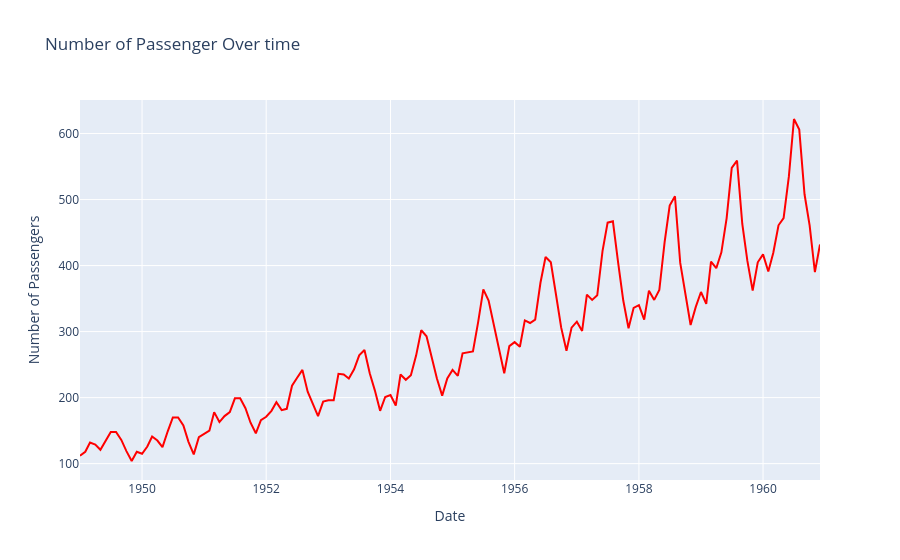

Source (notebook cell):
### Code cell
# plot the data using sns
sns.set(rc={"figure.figsize": (15, 5)})
sns.lineplot(data = df, x='Date', y='Number of Passengers')
plt.xlabel("Date")
plt.ylabel("Number of Passengers")
plt.title("Number of Passengers over a time")

# rotate the x-axis ticks
plt.xticks(rotation=120, fontsize=8)

# make the same plot using plotly
import plotly.express as px
fig = px.line(df, x='Date', y='Number of Passengers', title='Number of Passenger Over time')
fig.update_traces(line_color='red')
fig.show()

### Figure 1 — Plotly figure (JSON) as saved in the notebook; plotly's stock layout.template omitted (floating-point values rounded to 4 significant figures; data arrays with more than 128 entries replaced by an {"elided": "..."} marker saying what was removed)
{"data": [{"hovertemplate": "Date=%{x}<br>Number of Passengers=%{y}<extra></extra>", "legendgroup": "", "line": {"color": "red", "dash": "solid"}, "marker": {"symbol": "circle"}, "mode": "lines", "name": "", "orientation": "v", "showlegend": false, "type": "scatter", "x": {"elided": "144 str values"}, "xaxis": "x", "y": {"elided": "144 int values"}, "yaxis": "y"}], "layout": {"legend": {"tracegroupgap": 0}, "title": {"text": "Number of Passenger Over time"}, "xaxis": {"anchor": "y", "domain": [0, 1], "title": {"text": "Date"}}, "yaxis": {"anchor": "x", "domain": [0, 1], "title": {"text": "Number of Passengers"}}}}
